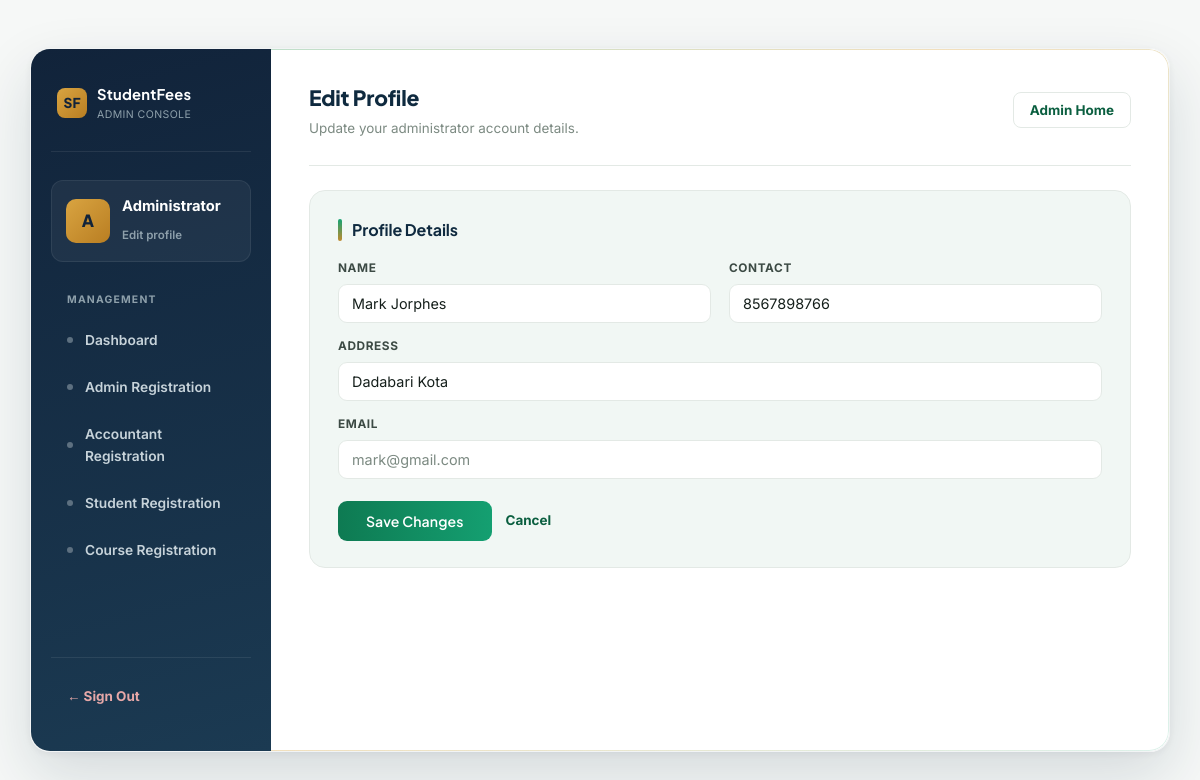
Screenshot of /edit_adminprofile/ (signed in) with the database file from the repository.
### App1/models.py (models this page shows, shortened)
class AdminData(models.Model):
    name = models.CharField(max_length=100)
    address = models.CharField(max_length=100)
    contact = models.CharField(max_length=100)
    email = models.CharField(max_length=100,primary_key=True)

### App1/views.py (the view)
# urls.py: path('edit_adminprofile/',edit_adminprofile),
def edit_adminprofile(request):
    if request.session.has_key('usertype'):
        usertype = request.session['usertype']
        if usertype == 'admin':
            email=request.session["email"]
            data=AdminData.objects.get(email=email)
            return render(request,'edit_adminprofile.html',{"data":data})
        else:
            return HttpResponseRedirect('../autherror/')
    else:
        return HttpResponseRedirect('../autherror/')

### App1/templates/edit_adminprofile.html (shortened to what this page needs)
<!DOCTYPE html>
<html lang="en">
<head>
</head>
<body>
<div class="dashboard locked">
  <aside class="sidebar">
    <div class="brand-row">
      <div class="brand-mark">SF</div>
      <div>
        <div class="brand-name">StudentFees</div>
        <div class="brand-sub">Admin Console</div>
      </div>
    </div>
    <div class="avatar-block">
      <div class="avatar">A</div>
      <div class="meta">
        <div class="name">Administrator</div>
        <a class="edit-link" href="../edit_adminprofile/">Edit profile</a>
      </div>
    </div>
    <div class="nav-label">Management</div>
    <nav>
      <a href="../adminhome/"><span class="ic"></span>Dashboard</a>
      <a href="../adminreg/"><span class="ic"></span>Admin Registration</a>
      <a href="../accountant_reg/"><span class="ic"></span>Accountant Registration</a>
      <a href="../studentreg/"><span class="ic"></span>Student Registration</a>
      <a href="../coursereg/"><span class="ic"></span>Course Registration</a>
    </nav>
    <div class="logout-block">
      <a href="../logout/">&larr; Sign Out</a>
    </div>
  </aside>
  <main class="main">
    <div class="topbar">
      <div class="topbar-left">
        <h1>Edit Profile</h1>
        <p>Update your administrator account details.</p>
      </div>
      <div class="topbar-right">
        <a href="../adminhome/">Admin Home</a>
      </div>
    </div>
    <div class="divider"></div>
    {% if data %}
      <div class="form-card">
        <div class="section-title">Profile Details</div>
        <form method="post" action="../edit_adminprofile1/">
          <div class="field-grid">
            <div class="field">
              <label for="t1">Name</label>
              <input type="text" name="T1" id="t1" value="{{ data.name }}">
            </div>
            <div class="field">
              <label for="t3">Contact</label>
              <input type="text" name="T3" id="t3" value="{{ data.contact }}">
            </div>
            <div class="field full">
              <label for="t2">Address</label>
              <input type="text" name="T2" id="t2" value="{{ data.address }}">
            </div>
            <div class="field full">
              <label for="t4">Email</label>
              <input type="text" name="T4" id="t4" value="{{ data.email }}" readonly>
            </div>
          </div>
          <div class="form-actions">
            <button type="submit" class="btn-primary">Save Changes</button>
            <a class="btn-link" href="../adminhome/">Cancel</a>
          </div>
        </form>
      </div>
    {% elif msg %}
      <div class="msg-banner">{{ msg }}</div>
      <div class="form-actions">
        <a class="btn-secondary" href="../adminhome/">Back</a>
      </div>
    {% endif %}
  </main>
</div>
</body>
</html>

### rows the page displays
AdminData: T1 "Mark Jorphes", T3 "8567898766", T2 "Dadabari Kota", T4 "mark@gmail.com"
